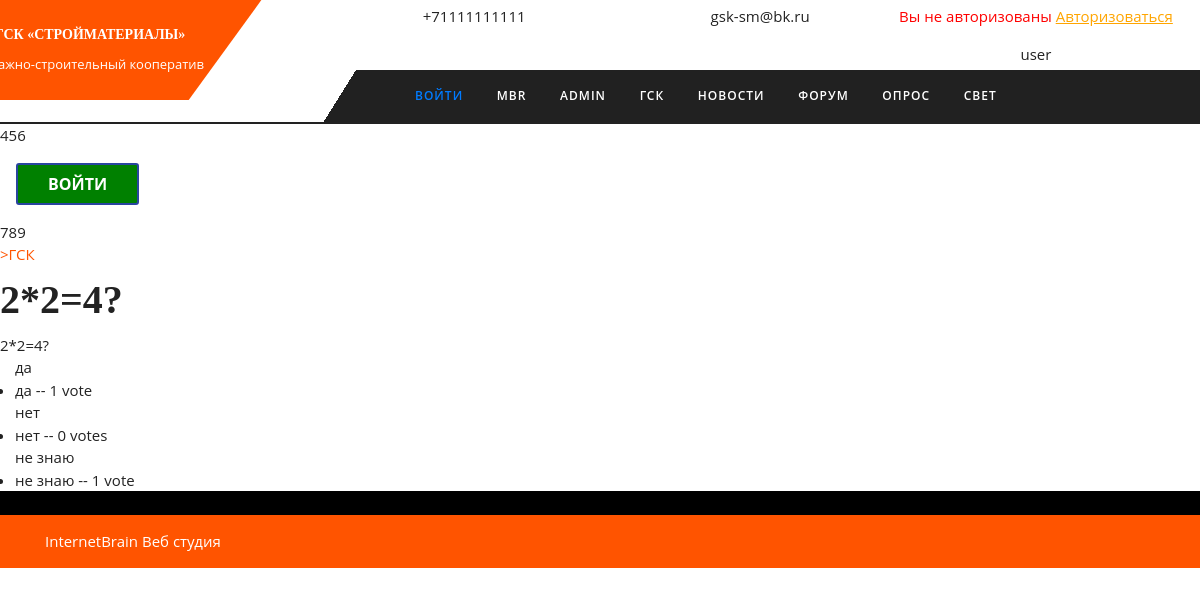
The page /vote/4/results/ on the database its author committed.
### vote/models.py (models this page shows)
class Question(models.Model):
    question_text = models.CharField(max_length=200)
    pub_date = models.DateTimeField('date published',auto_now=True)
    def __str__(self):
        return self.question_text
    def was_published_recently(self):
        now = timezone.now()
        return now - datetime.timedelta(days=1) <= self.pub_date <= now
    was_published_recently.admin_order_field = 'pub_date'
    was_published_recently.boolean = True
    was_published_recently.short_description = 'Published recently?'
    class Meta:
        verbose_name = 'Вопрос'
        verbose_name_plural = 'Вопросы'

class Choice(models.Model):
    question = models.ForeignKey(Question, on_delete=models.CASCADE)
    choice_text = models.CharField(max_length=200)
    votes = models.IntegerField(default=0)
    date_vote = models.DateTimeField(auto_now=True)
    author = models.ForeignKey(User, on_delete=models.CASCADE,blank=True,null=True)
    def __str__(self):
        return self.choice_text
    class Meta:
        verbose_name = 'Выбор'
        verbose_name_plural = 'Выборы'

### vote/views.py (the view)
# urls.py: path('<int:pk>/results/', views.ResultsView.as_view(), name='results'),
class ResultsView(generic.DetailView):
    model = Question
    template_name = 'vote/results.html'

### templates/vote/results.html (shortened to what this page needs)
{% extends "base.html" %}
{% load cms_tags %}
{% block content %}
<h1>{{ question.question_text }}</h1>
{{ question }}
<ul>
{% for choice in question.choice_set.all %}
    {{ choice }}
    <li>{{ choice.choice_text }} -- {{ choice.votes }} vote{{ choice.votes|pluralize }}</li>
{% endfor %}
</ul>
{% endblock content %}

### static/style.css (style rules this page uses)
.sidebar .widget_rating_filter ul li,, .sidebar .woocommerce ul.product_list_widget li .sidebar .woocommerce ul.cart_list li, .sidebar .woocommerce ul.product_list_widget li { padding: 0 0 10px 0; }
* { margin:0; padding:0; outline:none; }
html { overflow-x: hidden; }
h1, h2, h3, h4, h5, h6 { font-weight: bold; margin:0; padding:10px 0; font-family: Montserrat; }
ul { margin:0 0 0 15px; padding:0; }

### rows shown on the page
Question: question_text "2*2=4?"
Choice: choice_text "да", votes "1"
Choice: choice_text "нет", votes "0"
Choice: choice_text "не знаю", votes "1"
